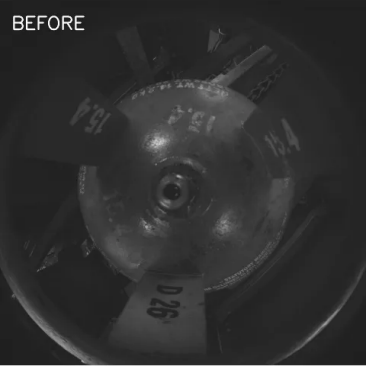
#> input picture OpenCV视觉项目/基于OpenCV的图像增强/low.jpg, 366 x 366 px
$ python enhance.py
#> lines starting #> are read from the running program, lines starting #| are printed output that depends on the picture; after the words box and inside, x2 and y2 are one past the last pixel; in counts of white or black regions, pixels touching at a corner belong together
'''
@FileName   :enhance.py
@Description:
@Date       :2022/09/22 13:29:01
@Author     :daito
@Website    :Https://github.com/zhd5120153951
@Copyright  :daito
@License    :None
@version    :1.0
@Email      :2462491568@qq.com
'''
import cv2
import numpy as np
from matplotlib import pyplot as plt

img = cv2.imdecode(np.fromfile('./OpenCV视觉项目/基于OpenCV的图像增强/low.jpg', np.uint8), -1)
#> img is the input picture: shape (366, 366, 4); mean B, G, R, A 47.1, 47.1, 47.1, 255
img = cv2.cvtColor(img, cv2.COLOR_RGB2BGR)
#> img: shape (366, 366, 3)

images = np.concatenate((img, img), axis=1)
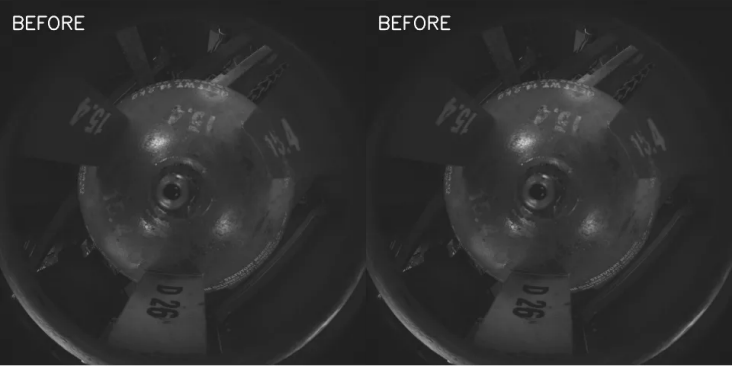
#> images: shape (366, 732, 3); mean R, G, B 47.1, 47.1, 47.1
cv2.imshow('origin', images)
cv2.waitKey(0)
cv2.destroyAllWindows()

gray_img = cv2.cvtColor(images, cv2.COLOR_BGR2GRAY)
# 直方图
hist = cv2.calcHist(gray_img, [0], None, [256], [0, 256])
#> hist = 256 values, max 298 at index 34, min 0 at index 0, mean 2.86
plt.subplot(121)
plt.title("Images")
plt.xlabel("bins")
plt.ylabel("No of pixels")
plt.plot(hist)
plt.show()
#> figure, not shown here; curve peaks at x = 34, y = 298
# cv2.imshow('hist', hist)

#均衡化
gray_img_eqhist = cv2.equalizeHist(gray_img)
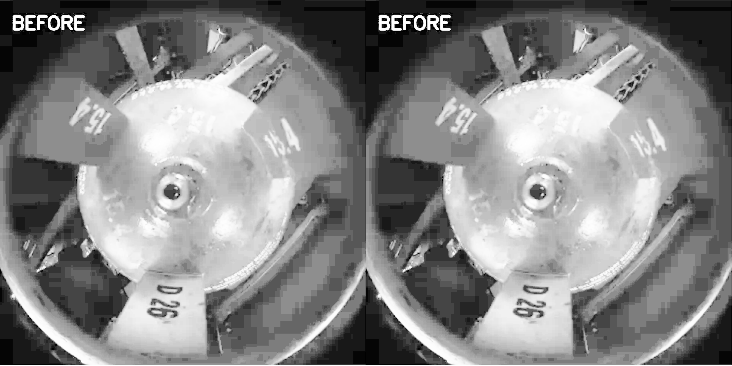
#> gray_img_eqhist: shape (366, 732); min 0, max 255, mean 132.7
hist = cv2.calcHist(gray_img_eqhist, [0], None, [256], [0, 256])
#> hist = 256 values, max 298 at index 37, min 0 at index 0, mean 2.86
plt.subplot(121)
plt.plot(hist)
plt.show()
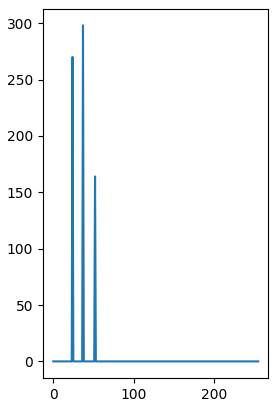
#> figure drawn by matplotlib, 1 panel; curve peaks at x = 37, y = 298
cv2.imshow('eqhist', gray_img_eqhist)
cv2.waitKey(0)
cv2.destroyAllWindows()

clahe = cv2.createCLAHE(clipLimit=40)
gray_img_clahe = clahe.apply(gray_img_eqhist)
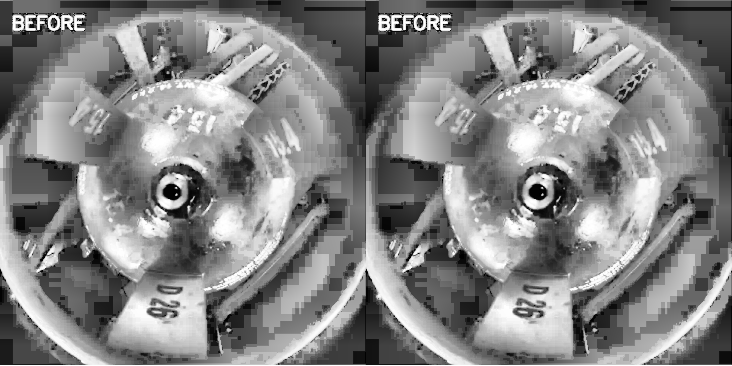
#> gray_img_clahe: shape (366, 732); min 0, max 255, mean 131.9
cv2.imshow('clahe', gray_img_clahe)
cv2.waitKey(0)
cv2.destroyAllWindows()

#自适应阈值--常用全局阈值cv2.THRESHOLD_BINATY
thresh1 = cv2.adaptiveThreshold(gray_img, 255, cv2.ADAPTIVE_THRESH_MEAN_C, cv2.THRESH_BINARY, 3, 1)
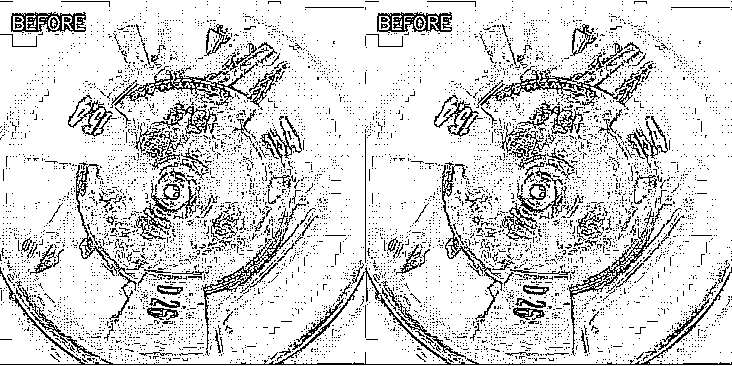
#> thresh1: shape (366, 732); 84.7% white; black in thin lines or dots
thresh2 = cv2.adaptiveThreshold(gray_img, 255, cv2.ADAPTIVE_THRESH_MEAN_C, cv2.THRESH_BINARY, 3, 1)
thresh3 = cv2.adaptiveThreshold(gray_img, 255, cv2.ADAPTIVE_THRESH_GAUSSIAN_C, cv2.THRESH_BINARY, 3, 1)
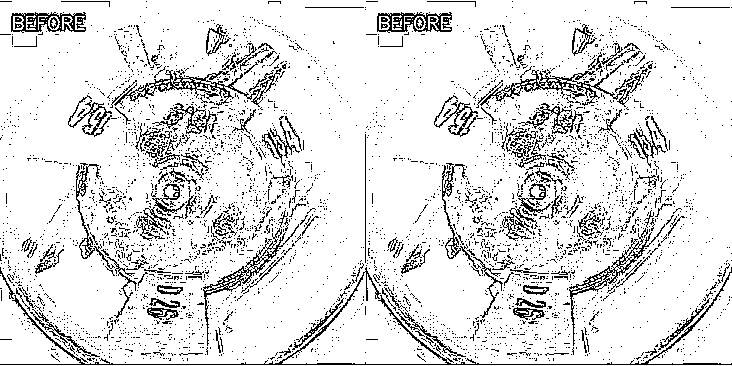
#> thresh3: shape (366, 732); 88% white; black in thin lines or dots
thresh4 = cv2.adaptiveThreshold(gray_img, 255, cv2.ADAPTIVE_THRESH_GAUSSIAN_C, cv2.THRESH_BINARY, 3, 1)

cv2.imshow('thresh1', thresh1)
cv2.imshow('thresh2', thresh2)
cv2.imshow('thresh3', thresh3)
cv2.imshow('thresh4', thresh4)

cv2.waitKey(0)
cv2.destroyAllWindows()

#OTSU二值化
ret, th1 = cv2.threshold(gray_img, 0, 255, cv2.THRESH_BINARY + cv2.THRESH_OTSU)
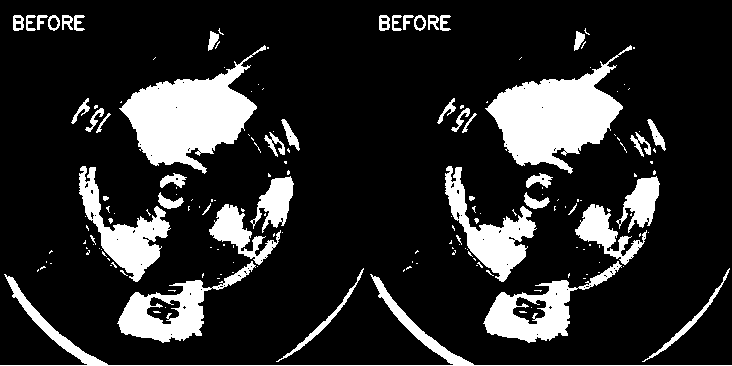
#> th1: shape (366, 732); 16.9% white; 175 white regions (128 under 20 px), largest, box (x1, y1, x2, y2) and area: (119, 45, 266, 174) 8479, (485, 45, 632, 174) 8479, (117, 261, 256, 343) 3566
#> ret = 59
cv2.imshow('otsu', th1)
cv2.waitKey(0)
cv2.destroyAllWindows()
